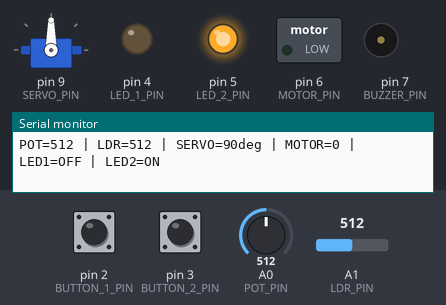
A sketch run on a simulated Arduino Uno, built with avr-gcc and run on an emulated ATmega328P. On the bench: servo, switched loads named in the sketch (green lamp = pin HIGH), output pins drawn as LEDs (lit = HIGH), buzzer (waves = sounding), the last lines printed to the serial monitor. Inputs (shaded band) come from the test bench; at power-on: A0 (POT_PIN) = 512, pin 2 (BUTTON_1_PIN) HIGH, pin 3 (BUTTON_2_PIN) HIGH, A1 (LDR_PIN) = 512.

Above: at 10.6 s.
10.7 s: A0 (POT_PIN) set to 500
At 11.0 s:
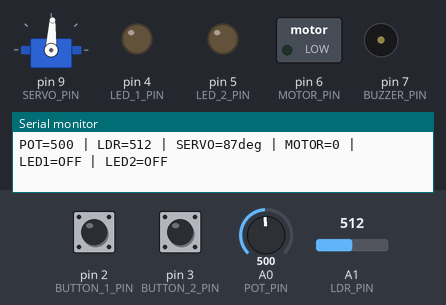
12.9 s: pin 2 (BUTTON_1_PIN) pulled LOW for 0.15 s
At 13.4 s:
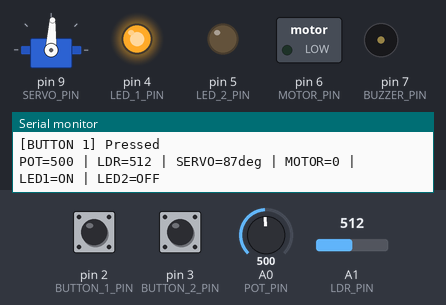
14.5 s: pin 3 (BUTTON_2_PIN) pulled LOW for 0.15 s
At 15.1 s:
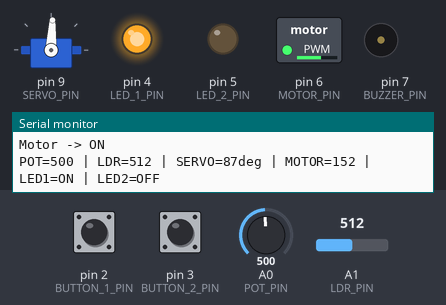
16.1 s: A1 (LDR_PIN) set to 716
At 16.8 s:
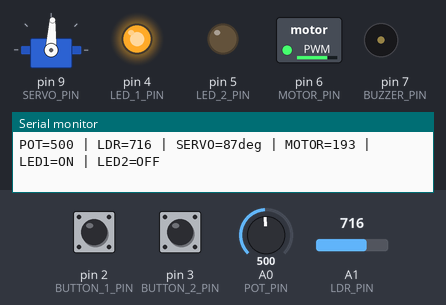
17.6 s: A0 (POT_PIN) set to 522
At 18.1 s:
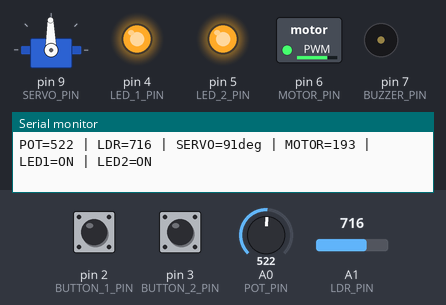
19.1 s: pin 3 (BUTTON_2_PIN) pulled LOW for 1 s
At 20.6 s:
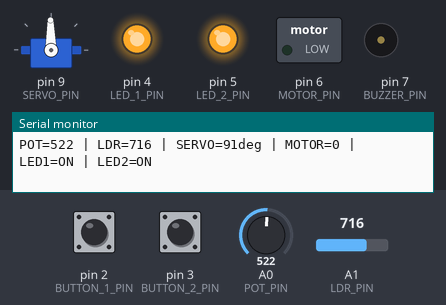
Timing chart, 0 to 22.1 s (numbered marks = the images above; inputs shaded):
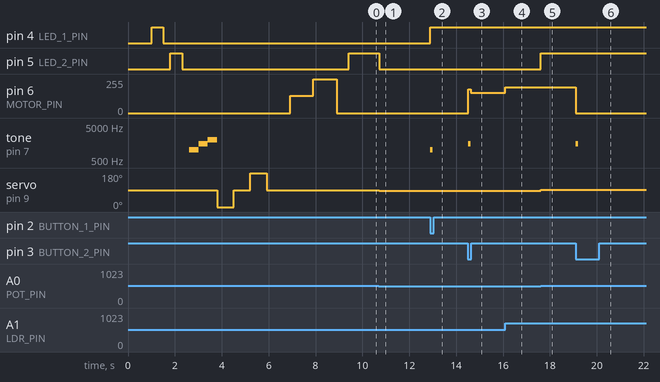

Measured:
- the behaviour switches between 512 and 511 on A0 (POT_PIN) (found by bisection; images 0 and 1)
- after the input at 10.7 s, pin 5 (LED_2_PIN): HIGH → LOW at once; servo on pin 9 (SERVO_PIN): 90° → 87° at once
- after the input at 12.9 s, pin 4 (LED_1_PIN): LOW → HIGH at once; tone on pin 7 (BUZZER_PIN): silent → 1000 Hz at once, → silent 0.10 s later
- after the input at 14.5 s, pin 6 (MOTOR_PIN): 0/255 → 180/255 at once, → 152/255 0.10 s later; tone on pin 7 (BUZZER_PIN): silent → 1500 Hz at once, → silent 0.10 s later
- after the input at 16.1 s, pin 6 (MOTOR_PIN): 152/255 → 193/255 at once
- after the input at 17.6 s, pin 5 (LED_2_PIN): LOW → HIGH at once; servo on pin 9 (SERVO_PIN): 87° → 91° at once
- after the input at 19.1 s, pin 6 (MOTOR_PIN): 193/255 → 0/255 at once; tone on pin 7 (BUZZER_PIN): silent → 1500 Hz at once, → silent 0.10 s later

The sketch:

user_multi_peripheral.ino
```cpp
#include <Servo.h>

/*
  Sketch2Circuit - Arduino UNO Hardware Test

  Components:
    Button 1       -> D2
    Button 2       -> D3
    LED 1          -> D4
    LED 2          -> D5
    DC Motor       -> D6
    Buzzer         -> D7
    Servo          -> D9
    Potentiometer  -> A0
    LDR            -> A1

  Serial Monitor:
    115200 baud
*/

// =========================
// Pin Definitions
// =========================

const int BUTTON_1_PIN = 2;
const int BUTTON_2_PIN = 3;

const int LED_1_PIN = 4;
const int LED_2_PIN = 5;

const int MOTOR_PIN = 6;
const int BUZZER_PIN = 7;

const int SERVO_PIN = 9;

const int POT_PIN = A0;
const int LDR_PIN = A1;


// =========================
// Servo
// =========================

Servo testServo;


// =========================
// State
// =========================

bool motorState = false;
bool led1State = false;
bool led2State = false;

unsigned long lastStatusTime = 0;


// =========================
// Setup
// =========================

void setup() {

  Serial.begin(115200);

  // Digital outputs
  pinMode(LED_1_PIN, OUTPUT);
  pinMode(LED_2_PIN, OUTPUT);

  pinMode(MOTOR_PIN, OUTPUT);
  pinMode(BUZZER_PIN, OUTPUT);

  // Buttons
  pinMode(BUTTON_1_PIN, INPUT_PULLUP);
  pinMode(BUTTON_2_PIN, INPUT_PULLUP);

  // Servo
  testServo.attach(SERVO_PIN);

  // Initial state
  digitalWrite(LED_1_PIN, LOW);
  digitalWrite(LED_2_PIN, LOW);
  digitalWrite(MOTOR_PIN, LOW);
  digitalWrite(BUZZER_PIN, LOW);

  testServo.write(90);

  delay(1000);

  Serial.println();
  Serial.println("=================================");
  Serial.println(" Sketch2Circuit Hardware Tester");
  Serial.println(" Arduino UNO");
  Serial.println("=================================");
  Serial.println();

  runSelfTest();

  Serial.println();
  Serial.println("Entering interactive mode...");
  Serial.println();
}


// =========================
// Main Loop
// =========================

void loop() {

  readButtons();

  controlLEDs();

  controlMotor();

  controlServo();

  readSensors();

  printStatus();

  delay(20);
}


// ============================================================
// SELF TEST
// ============================================================

void runSelfTest() {

  Serial.println("Starting hardware self-test...");
  Serial.println();

  // -------------------------
  // LED 1
  // -------------------------

  Serial.println("[1/6] Testing LED 1...");

  digitalWrite(LED_1_PIN, HIGH);
  delay(500);

  digitalWrite(LED_1_PIN, LOW);
  delay(300);

  Serial.println("LED 1 test complete.");
  Serial.println();


  // -------------------------
  // LED 2
  // -------------------------

  Serial.println("[2/6] Testing LED 2...");

  digitalWrite(LED_2_PIN, HIGH);
  delay(500);

  digitalWrite(LED_2_PIN, LOW);
  delay(300);

  Serial.println("LED 2 test complete.");
  Serial.println();


  // -------------------------
  // Buzzer
  // -------------------------

  Serial.println("[3/6] Testing buzzer...");

  tone(BUZZER_PIN, 1000);
  delay(400);

  tone(BUZZER_PIN, 1500);
  delay(400);

  tone(BUZZER_PIN, 2000);
  delay(400);

  noTone(BUZZER_PIN);

  Serial.println("Buzzer test complete.");
  Serial.println();


  // -------------------------
  // Servo
  // -------------------------

  Serial.println("[4/6] Testing servo...");

  testServo.write(0);
  delay(700);

  testServo.write(90);
  delay(700);

  testServo.write(180);
  delay(700);

  testServo.write(90);
  delay(500);

  Serial.println("Servo test complete.");
  Serial.println();


  // -------------------------
  // DC Motor
  // -------------------------

  Serial.println("[5/6] Testing DC motor...");

  Serial.println("Motor LOW...");
  analogWrite(MOTOR_PIN, 0);
  delay(500);

  Serial.println("Motor 50%...");
  analogWrite(MOTOR_PIN, 128);
  delay(1000);

  Serial.println("Motor 100%...");
  analogWrite(MOTOR_PIN, 255);
  delay(1000);

  Serial.println("Motor OFF...");
  analogWrite(MOTOR_PIN, 0);
  delay(500);

  Serial.println("Motor test complete.");
  Serial.println();


  // -------------------------
  // Analog sensors
  // -------------------------

  Serial.println("[6/6] Testing analog inputs...");

  int potValue = analogRead(POT_PIN);
  int ldrValue = analogRead(LDR_PIN);

  Serial.print("Potentiometer: ");
  Serial.println(potValue);

  Serial.print("LDR: ");
  Serial.println(ldrValue);

  Serial.println("Analog input test complete.");
  Serial.println();

  Serial.println("=================================");
  Serial.println(" SELF-TEST COMPLETE");
  Serial.println("=================================");
}


// ============================================================
// BUTTONS
// ============================================================

void readButtons() {

  static bool lastButton1 = HIGH;
  static bool lastButton2 = HIGH;

  bool button1 = digitalRead(BUTTON_1_PIN);
  bool button2 = digitalRead(BUTTON_2_PIN);


  // Button 1 pressed
  if (button1 == LOW && lastButton1 == HIGH) {

    Serial.println("[BUTTON 1] Pressed");

    led1State = !led1State;

    digitalWrite(
      LED_1_PIN,
      led1State ? HIGH : LOW
    );

    beep(1000, 100);
  }


  // Button 2 pressed
  if (button2 == LOW && lastButton2 == HIGH) {

    Serial.println("[BUTTON 2] Pressed");

    motorState = !motorState;

    if (motorState) {
      analogWrite(MOTOR_PIN, 180);
      Serial.println("Motor -> ON");
    }
    else {
      analogWrite(MOTOR_PIN, 0);
      Serial.println("Motor -> OFF");
    }

    beep(1500, 100);
  }


  lastButton1 = button1;
  lastButton2 = button2;
}


// ============================================================
// LED CONTROL
// ============================================================

void controlLEDs() {

  /*
    LED 1:
      Controlled by Button 1

    LED 2:
      Controlled by potentiometer

    Pot < 512  -> OFF
    Pot >= 512 -> ON
  */

  int potValue = analogRead(POT_PIN);

  if (potValue >= 512) {
    digitalWrite(LED_2_PIN, HIGH);
    led2State = true;
  }
  else {
    digitalWrite(LED_2_PIN, LOW);
    led2State = false;
  }
}


// ============================================================
// MOTOR CONTROL
// ============================================================

void controlMotor() {

  /*
    Button 2 toggles the motor.

    Motor speed is controlled by LDR.

    More light -> higher speed.
  */

  if (!motorState) {
    analogWrite(MOTOR_PIN, 0);
    return;
  }

  int ldrValue = analogRead(LDR_PIN);

  int motorSpeed = map(
    ldrValue,
    0,
    1023,
    50,
    255
  );

  motorSpeed = constrain(
    motorSpeed,
    0,
    255
  );

  analogWrite(
    MOTOR_PIN,
    motorSpeed
  );
}


// ============================================================
// SERVO CONTROL
// ============================================================

void controlServo() {

  /*
    Servo angle follows the potentiometer.

    Pot:
      0    -> Servo 0°
      512  -> Servo 90°
      1023 -> Servo 180°
  */

  int potValue = analogRead(POT_PIN);

  int angle = map(
    potValue,
    0,
    1023,
    0,
    180
  );

  angle = constrain(
    angle,
    0,
    180
  );

  testServo.write(angle);
}


// ============================================================
// SENSOR READING
// ============================================================

void readSensors() {

  /*
    We don't print here continuously.
    Values are printed by printStatus()
  */
}


// ============================================================
// STATUS
// ============================================================

void printStatus() {

  // Print every 500 ms

  if (millis() - lastStatusTime < 500) {
    return;
  }

  lastStatusTime = millis();


  int potValue = analogRead(POT_PIN);
  int ldrValue = analogRead(LDR_PIN);

  int servoAngle = map(
    potValue,
    0,
    1023,
    0,
    180
  );

  int motorSpeed = 0;

  if (motorState) {

    motorSpeed = map(
      ldrValue,
      0,
      1023,
      50,
      255
    );

    motorSpeed = constrain(
      motorSpeed,
      0,
      255
    );
  }


  Serial.print("POT=");
  Serial.print(potValue);

  Serial.print(" | LDR=");
  Serial.print(ldrValue);

  Serial.print(" | SERVO=");
  Serial.print(servoAngle);
  Serial.print("deg");

  Serial.print(" | MOTOR=");
  Serial.print(motorSpeed);

  Serial.print(" | LED1=");
  Serial.print(led1State ? "ON" : "OFF");

  Serial.print(" | LED2=");
  Serial.print(led2State ? "ON" : "OFF");

  Serial.println();
}


// ============================================================
// BEEP
// ============================================================

void beep(
  int frequency,
  int duration
) {

  tone(
    BUZZER_PIN,
    frequency,
    duration
  );

  delay(duration);

  noTone(BUZZER_PIN);
}
```
